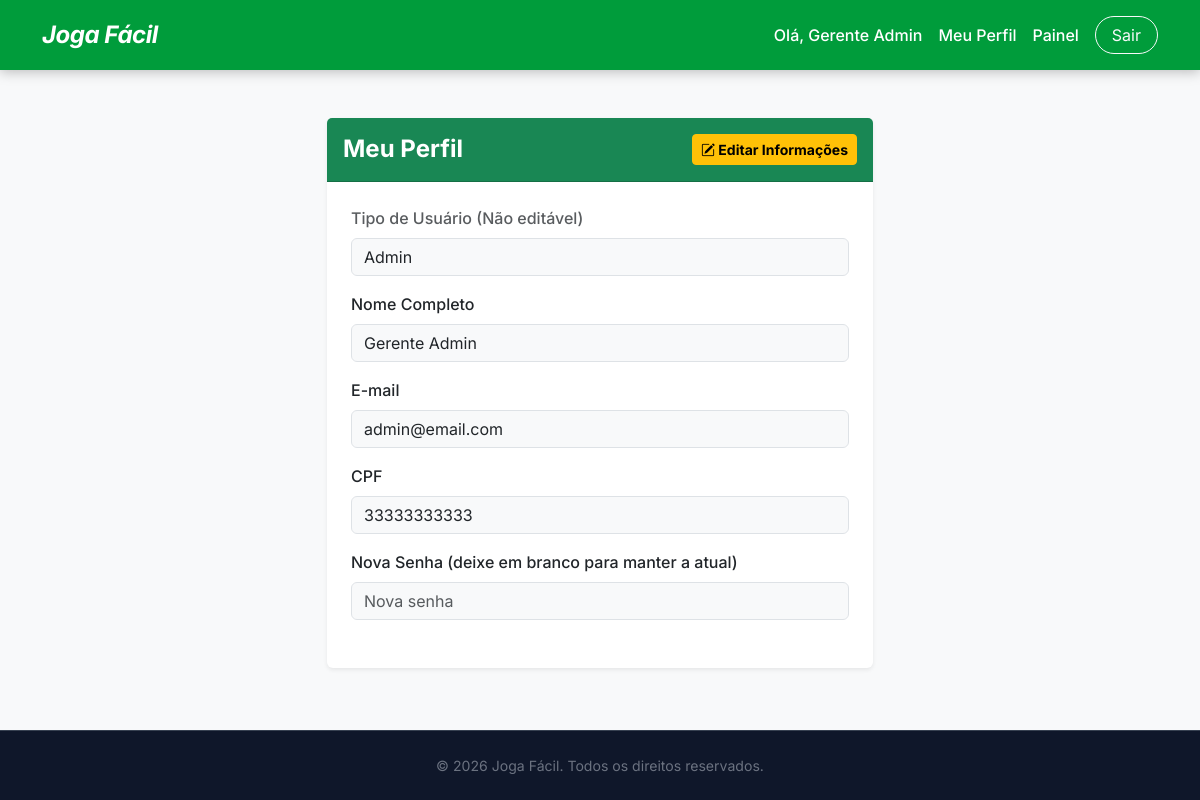
Page /pages/perfil.php (signed in) on the committed database.
### tables this page shows
CREATE TABLE IF NOT EXISTS usuarios (
    id         INT AUTO_INCREMENT PRIMARY KEY,
    nome       VARCHAR(100)  NOT NULL,
    email      VARCHAR(150)  NOT NULL UNIQUE,
    senha      VARCHAR(255)  NOT NULL,
    tipo       ENUM('locador','locatario','gerente','admin') NOT NULL DEFAULT 'locatario',
    cpf        VARCHAR(14)   DEFAULT NULL UNIQUE,
    status     ENUM('ativo', 'inativo') NOT NULL DEFAULT 'ativo',
    created_at   TIMESTAMP     DEFAULT CURRENT_TIMESTAMP
);

### crud/readUsuarios.php (called while the page is built, shortened)
<?php
function readUsuarioById(int $userId): ?array {
    $pdo        = getDbConnection();
    $selectStmt = $pdo->prepare("SELECT id, nome, email, tipo, cpf, created_at FROM usuarios WHERE id = ?");
    $selectStmt->execute([$userId]);
    $foundUser = $selectStmt->fetch();
    return $foundUser ?: null;
}

### pages/perfil.php (the view, shortened to what this page needs)
<?php
require_once __DIR__ . '/../crud/readUsuarios.php';
$userId = $_SESSION['usuarioLogado'];
$usuario = readUsuarioById($userId);
?>
<!DOCTYPE html>
<html lang="pt-BR">
<head>
    <?php include __DIR__ . '/../includes/headTag.php'; ?>
</head>
<body class="d-flex flex-column min-vh-100 bg-light">
<?php include __DIR__ . '/../includes/header.php'; ?>
<main class="flex-grow-1 container py-5">
    <div class="row justify-content-center">
        <div class="col-md-8 col-lg-6">
            <div class="card shadow-sm border-0">
                <div class="card-header bg-success text-white py-3 d-flex justify-content-between align-items-center">
                    <h4 class="mb-0 fw-bold">Meu Perfil</h4>
                    <button type="button" class="btn btn-warning btn-sm fw-bold" id="btnEditar">
                        <i class="bi bi-pencil-square"></i> Editar Informações
                    </button>
                </div>
                <div class="card-body p-4">
                    <form action="../crud/updatePerfil.php" method="POST" id="formPerfil">
                        <div class="mb-3">
                            <label for="tipo" class="form-label fw-medium text-muted">Tipo de Usuário (Não editável)</label>
                            <input type="text" class="form-control perfil-form-control text-capitalize" id="tipo" value="<?= htmlspecialchars($usuario['tipo'] ?? '') ?>" disabled>
                        </div>
                        <div class="mb-3">
                            <label for="nome" class="form-label fw-medium">Nome Completo</label>
                            <input type="text" class="form-control perfil-form-control editable-field" id="nome" name="nome" value="<?= htmlspecialchars($usuario['nome'] ?? '') ?>" readonly required>
                        </div>
                        <div class="mb-3">
                            <label for="email" class="form-label fw-medium">E-mail</label>
                            <input type="email" class="form-control perfil-form-control editable-field" id="email" name="email" value="<?= htmlspecialchars($usuario['email'] ?? '') ?>" readonly required>
                        </div>
                        <div class="mb-3">
                            <label for="cpf" class="form-label fw-medium">CPF</label>
                            <input type="text" class="form-control perfil-form-control editable-field" id="cpf" name="cpf" value="<?= htmlspecialchars($usuario['cpf'] ?? '') ?>" readonly>
                        </div>
                        <div class="mb-4">
                            <label for="senha" class="form-label fw-medium">Nova Senha (deixe em branco para manter a atual)</label>
                            <input type="password" class="form-control perfil-form-control editable-field" id="senha" name="senha" placeholder="Nova senha" readonly>
                        </div>
                    </form>
                </div>
            </div>
        </div>
    </div>
</main>
<?php include __DIR__ . '/../includes/footer.php'; ?>
</body>
</html>

### assets/css/components/tokens.css (style rules this page uses)
:root { --verdeBandeira: #009c3b; --verdeEscuro: #006425; --amareloOuro: #FFDF00; --amareloClaro: #FFEE66; --bgMain: #111827; --bgCard: #1f2937; --bgCardBorder: #374151; --bgSection: #0f172a; --textPrimary: #f9fafb; --textSecondary: #9ca3af; --textMuted: #6b7280; --radiusSm: 8px; --radiusMd: 12px; --radiusLg: 16px; --radiusXl: 24px; --shadowCard: 0 4px 20px rgba(0, 0, 0, 0.35); --transition: all 0.25s ease; }

### assets/css/components/global.css (style rules this page uses)
*, *::before, *::after { box-sizing: border-box; }
html { font-size: 16px; }
body { font-family: 'Inter', system-ui, -apple-system, sans-serif; background-color: var(--bgMain) !important; color: var(--textPrimary) !important; display: flex; flex-direction: column; min-height: 100vh; margin: 0; }

### pages/perfil.php (style rules this page uses)
.perfil-form-control:disabled, .perfil-form-control[readonly] { background-color: #f8f9fa; opacity: 1; cursor: not-allowed; }

### rows in the picture
usuarios: tipo "admin", nome "Gerente Admin", email "admin@email.com", cpf "33333333333"

### other values in the picture
$_SESSION['usuarioNome'] "Gerente Admin"
